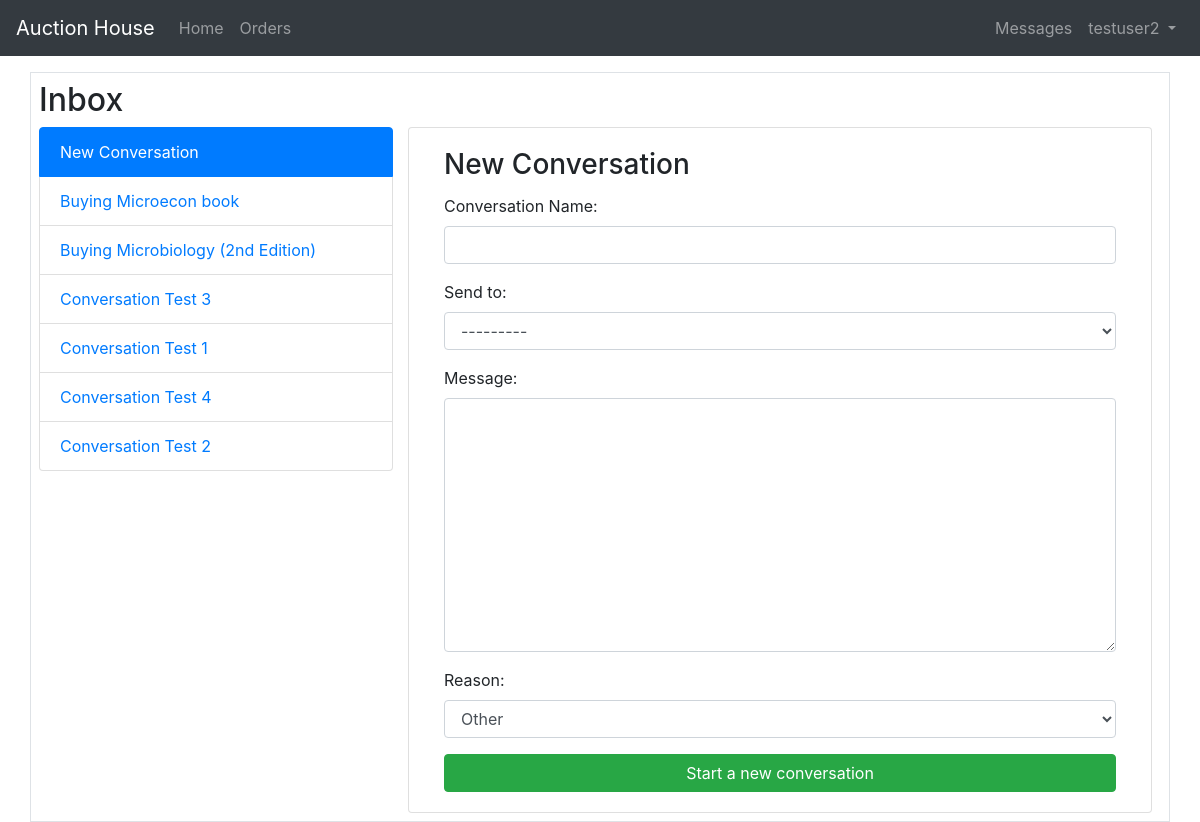
/messages/new_conversation (signed in), run on the app's committed database.
### dmessages/models.py (models this page shows, shortened)
class Conversation(models.Model):
    reason_choices=[
        ('Buy', 'Buy'),
        ('Sell', 'Sell'),
        ('Other', 'Other')
    ]
    name = models.CharField(max_length = 50)
    created_at = models.DateTimeField(auto_now_add=True)
    created_by = models.ForeignKey(User, on_delete=models.CASCADE, related_name='created_by')
    modified_at = models.DateTimeField(auto_now=True)
    send_to = models.ForeignKey(User, on_delete=models.CASCADE, related_name='Conversation')
    reason = models.CharField(max_length=100, choices=reason_choices, default='Other')

### dmessages/views.py (the view)
# urls.py: path('new_conversation', views.new_conversation, name='new_conversation'),
@login_required
def new_conversation(request):
    template = 'new_conversation2.html'
    queryset = Conversation.objects.filter(
        Q(created_by=request.user) |
        Q(send_to=request.user)
    ).order_by('-modified_at')
    form = NewConversationForm()
    context = {
        'conversations': queryset,
        'form': form
    }
    if request.method == 'POST':
        form = NewConversationForm(request.POST)
        if form.is_valid():
            conversation = form.save(commit=False)
            conversation.created_by = request.user
            conversation.save()
            Message.objects.create(
                conversation=conversation,
                sender=request.user,
                receiver=form.cleaned_data.get('send_to'),
                message=form.cleaned_data.get('message')
            )
            return redirect('inbox', pk=1)
    else:
        form = NewConversationForm()
    return render(request, template, context)

### dmessages/forms.py
class NewConversationForm(ModelForm):
    reason_choices=[
        ('Buy', 'I want to buy'),
        ('Sell', 'I want to sell'),
        ('Other', 'Other')
    ]
    message = forms.CharField(widget = forms.Textarea(), max_length=4000, required=True)
    class Meta:
        model = Conversation
        fields = ['name', 'send_to', 'message', 'reason']
        labels = {
            'name': 'Conversation Name'
        }

### templates/new_conversation2.html (shortened to what this page needs)
{% extends 'base.html' %}
{% load widget_tweaks %}
{% block content %}
<br>
<br>
<div class="container border mt-4 p-2">
    <h2> Inbox </h2>
<div class="row">
    <div class="col-4">
      <div class="list-group" id="list-tab" >
        <a class="list-group-item active" href="{% url 'new_conversation' %}"> New Conversation </a>
        {% for conversation in conversations %}
        <a class="list-group-item {% if conversation.id == pk %} active {% endif %}" id="list-home-list"  href="{% url 'inbox' conversation.id %}"  aria-controls="home">{{conversation.name}}</a>
        {% endfor %}
      </div>
    </div>
    <div class="col-8">
      <div class="row justify-content-center">
      <div class="card container-fluid mr-4" >
        <div class="card-body">
          <h3 class="card-title"> New Conversation </h3>
          <form method="post" novalidate>
            {% include "includes/form.html" %}
            <button type="submit" name="button" class="btn btn-success btn-block"> Start a new conversation </button>
          </form>
        </div>
      </div>
      </div>
    </div>
</div>
{% endblock content %}

### templates/base.html (shortened to what this page needs)
<!DOCTYPE html>
<html lang="en" dir="ltr">
  <head>
    <link rel="stylesheet" href="https://cdn.jsdelivr.net/npm/bootstrap@4.5.3/dist/css/bootstrap.min.css">
  </head>
  <body>
    {% block body %}
    <nav class="navbar fixed-top navbar-expand-lg navbar-dark bg-dark">
      <a href="#" class="navbar-brand"> Auction House </a>
      <div class="collapse navbar-collapse" id="navbarNavDropdown">
        <ul class="navbar-nav">
          <li class="nav-item ">
            <a href="{% url 'home' %}" class="nav-link"> Home </a>
          </li>
          <li class="navbar-nav">
            <a href="{% url 'search_orders'%}" class="nav-link"> Orders </a>
          </li>
        </ul>
        <ul class="ml-auto navbar-nav ">
          <li class="nav-item dropdown">
            {% if user.is_authenticated %}
              <li class="navbar-nav">
                <a class="nav-link" href="{% url 'inbox' 19 %}"> Messages </a>
              </li>
              <a class="nav-link dropdown-toggle" id= "navbarUserlink" data-toggle="dropdown" href="#">
                {{user.username}}
              </a>
            {% else %}
              <form class="form-inline ml-auto">
                <a href="{% url 'login' %}" class="btn btn-outline-secondary"> Log In </a>
                <a href="{% url 'signup' %}" class="btn btn-primary ml-2"> Sign Up </a>
              </form>
            {% endif %}
          </li>
        </ul>
      </div>
    </nav>
    {% block content %}
    {% endblock content %}
    {% endblock body %}
  </body>
</html>

### data on the page
Conversation: name "Buying Microecon book"
Conversation: name "Buying Microbiology (2nd Edition)"
Conversation: name "Conversation Test 3"
Conversation: name "Conversation Test 1"
Conversation: name "Conversation Test 4"
Conversation: name "Conversation Test 2"

### other printed values
{{ user.username }} "testuser2"
{{ field.label_tag }} "Conversation Name:" "Send to:" "Message:" "Reason:"
